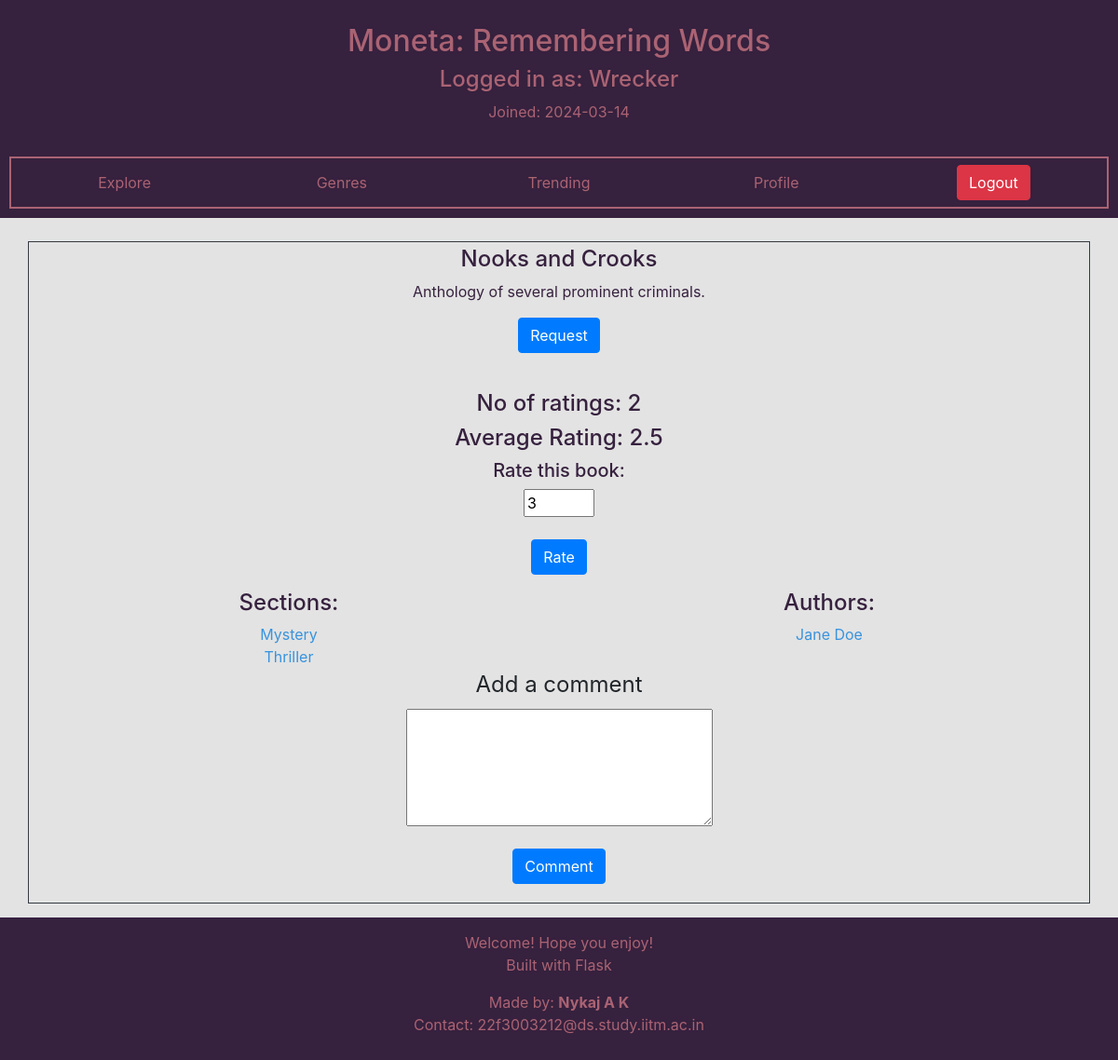
/book/50 (signed in), run on the app's committed database.
### moneta/models.py (models this page shows, shortened)
class User(db.Model,UserMixin):
    __tablename__ = "user"
    id = db.Column(db.Integer,primary_key = True)
    username = db.Column(db.String(20),nullable=False,unique=True)
    password = db.Column(db.String(60),nullable=True)
    email = db.Column(db.String(60),nullable=False,unique=True)
    doj = db.Column(db.DateTime, nullable=False, default = date.today())
    is_librarian = db.Column(db.Integer,nullable = False, default = 0)
    borrowed = db.relationship('Borrow',backref='user',lazy=True)
    returned = db.relationship('Return',backref='user',lazy=True)
    comments = db.relationship('Comment',backref = 'user', lazy=True)
    requested = db.relationship('Requested',backref = 'user', lazy=True)

class Book(db.Model):
    __tablename__ = "book"
    id = db.Column(db.Integer,primary_key = True)
    name = db.Column(db.String(80), unique = True, nullable = False)
    description = db.Column(db.Text)
    ratings = db.relationship('Rating',backref='book',lazy=True)
    comments = db.relationship('Comment',backref = 'book', lazy=True)
    borrowed = db.relationship('Borrow',backref = 'book',lazy=True)
    requested = db.relationship('Requested',backref = 'book',lazy=True)
    def get_rating(self):
        avg_score = 0
        all_ratings = self.ratings
        for rating in all_ratings:
            avg_score += rating.score
        if (len(all_ratings)):
            avg_score = avg_score / len(all_ratings)
            avg_score = round(avg_score,1)
        else:
            avg_score = 0
        return avg_score

class Section(db.Model):
    __tablename__ = "section"
    id = db.Column(db.Integer,primary_key = True)
    name = db.Column(db.String(40), unique = True, nullable = False)
    doc = db.Column(db.DateTime, default = date.today())
    description = db.Column(db.String(256))
    books = db.relationship('Book',secondary=category,backref = db.backref('sections',lazy='dynamic') )

class Author(db.Model):
    __tablename__ = 'author'
    id = db.Column(db.Integer,primary_key = True)
    name = db.Column(db.String(80), unique = True, nullable = False)
    bio = db.Column(db.Text)
    books = db.relationship('Book',secondary=written,backref = db.backref('authors',lazy='dynamic') )

### moneta/routes.py (the view, shortened to what this page needs)
@app.route("/book/<id>")
@normal_user_required
def selected_book(id):
    curr_book = Book.query.filter(Book.id == id).scalar()
    if not curr_book:
        return render_template('user_specific/non_existant.html')
    num_ratings = len(list(curr_book.ratings))
    avg_score = curr_book.get_rating()
    your_score = Rating.query.filter(Rating.book_id == curr_book.id).filter(Rating.user_id == current_user.id).scalar()
    if your_score:
        your_score = your_score.score
    state = 3
    if len(current_user.borrowed) + len(current_user.requested) + len(current_user.returned) >= 5:
        state = 2
    return_date = None
    for b in current_user.requested:
        if b.book.name == curr_book.name:
            state = 1
            break
    for b in current_user.returned:
        if b.book.name == curr_book.name:
            state = 2
            break
    return render_template('user_specific/book.html',book=curr_book,
                            avg_score = avg_score, your_score = your_score,
                            state = state, return_date=return_date, num_ratings = num_ratings)

### moneta/routes.py (called while the page is built, shortened)
@login_manager.user_loader
def load_user(user_id):
    user = User.query.filter_by(id=user_id).first()
    app.logger.info(f"User {user.username} was loaded!")
    return user

def normal_user_required(fun):
    @wraps(fun)
    def inner(*args,**kwargs):
        if not current_user.is_anonymous and not current_user.is_librarian:
            return fun(*args,**kwargs)
    return inner

### moneta/templates/user_specific/book.html (shortened to what this page needs)
{% extends "user_specific/dashboard.html" %}
{% block main_body %}
    <div class="container text-center mx-auto border border-dark p-1">
        <div class="row text-center mx-auto">
            <div class="col">
                <h4 class="help-text"> {{ book.name }} </h4>
                {% if book.description %}
                    <p class="help-text"> {{ book.description }} </p>
                {% else %}
                    <p class="help-text"> No description provided! </p>
                {% endif %}
                <div>
                    {% if state == 0 %}
                        <form action="{{url_for('read')}}" method="POST">
                            <input type="text" value="{{book.id}}" name="book_id" hidden>
                            <input type="submit" class="btn btn-primary" value="Read">
                        </form>
                        <form action="{{url_for('_return')}}" method="POST">
                            <input type="text" value="{{book.id}}" name="book_id" hidden>
                            <input type="submit" class="btn btn-danger" value="Return">
                        </form>
                        <h6 class="help-text">To be returned on or before: {{return_date}}</h6>
                    {% elif state == 1 %}
                        <form action="{{url_for('cancel_request_book')}}" method="POST">
                            <input type="text" value="{{book.id}}" name="book_id" hidden>
                            <input type="submit" class="btn btn-danger" value="Cancel Request">
                        </form>
                    {% elif state == 2 %}
                        <form action="">
                            <input type="text" value="{{book.id}}" name="book_id" hidden>
                            <input type="submit" class="btn btn-primary" value="Request" disabled>
                        </form>
                    {% else %}
                        <form action="{{url_for('request_book')}}" method="POST">
                            <input type="submit" class="btn btn-primary" value="Request">
                        </form>
                    {% endif %}
                </div>
                <br>
                <div>
                    <h4 class="help-text">No of ratings: {{num_ratings}}</h4>
                    {% if avg_score %}
                        <h4 class="help-text"> Average Rating: {{ avg_score }} </h4>
                    {% endif %}
                    <h5 class="help-text">Rate this book:</h5>
                    <form action="{{url_for('rate')}}" method="POST">
                        <input type="number" min="1" max="5" name="score" value="3">
                        <br>
                        <br>
                        <input type="submit" value="Rate" class="btn btn-primary">
                    </form>
                </div>
            </div>
        </div>
        <div class = "row">
            <div class="col">
                <h4 class="help-text">Sections: </h4>
                {% for section in book.sections %}
                    <a class="link-text" href="{{ url_for('selected_genre',name=section.name) }}">{{ section.name }} </a>
                    <br>
                {% endfor %}
            </div>
            <div class = "col">
                <div>
                    <h4 class="help-text">Authors: </h4>
                    {% for author in book.authors %}
                        <a class="link-text" href="{{ url_for('selected_author',id = author.id) }}">{{ author.name }}</a>
                        <br>
                    {% endfor %}
                </div>
            </div>
        </div>
        <div>
            <form action="{{url_for('comment')}}" method="POST">
                <legend>Add a comment</legend>
                <textarea name="content" id="" cols="30" rows="5"></textarea>
                <br>
                <br>
                <input type="submit" class="btn btn-primary" value="Comment">
            </form>
        </div>
    </div>
{% endblock %}

### moneta/templates/user_specific/dashboard.html
{% extends "base_templates/base.html" %}
{% block header_element %}
    <div class="container-flexible" id="header-container">
        <div class="row text-center header-container-element" id="header-container-info">
            <div class="col" id="header-container-info-content">
                <h2 class="header-info-content-text">Moneta: Remembering Words</h2>
                <h4 class="header-info-content-text">Logged in as: {{ current_user.username }} </h4>
                <p class="header-info-content-text">Joined: {{current_user.doj.__str__()[:10:]}}</p>
            </div>
        </div>
        <div class="row text-center header-container-element" id="header-container-links">
            <div class="col header-link-div"><a class="btn header-link" href="{{ url_for('search') }}">Explore</a></div>
            <div class="col header-link-div"><a class="btn header-link" href="{{ url_for('genre') }}">Genres</a></div>
            <div class="col header-link-div"><a class="btn header-link" href="{{ url_for('trending') }}">Trending</a></div>
            <div class="col header-link-div"><a class="btn header-link" href="{{ url_for('home') }}">Profile</a></div>
            <div class="col header-link-div"><a class="btn btn-danger" href="{{ url_for('logout') }}">Logout</a></div>
        </div>
    </div>
{% endblock %}

### moneta/static/custom/global_styles.css (style rules this page uses)
:root { --custom_primary: rgb(57,147,221); --custom_secondary: rgb(84,122,65); --custom_tertiary: rgb(170,99,115); --custom_accent_light: rgb(227,227,227); --custom_accent_dark: rgb(54,33,62); }
body { background-color: var(--custom_accent_light); overflow-x: hidden; min-height: 100vh; display: flex; flex-direction: column; }

### moneta/static/custom/header_styles.css (style rules this page uses)
#header-container { padding: 5px; margin-bottom: 10px; background-color: var(--custom_accent_dark); }
.header-container-element { padding: 5px; margin: 5px; margin-top: 15px; }
.header-link-div { margin: 2px; }
.header-link { color: var(--custom_tertiary); }
.header-info-content-text { color: var(--custom_tertiary); }
#header-container-links { border: 2px solid var(--custom_tertiary); }

### moneta/static/custom/content_text_styles.css (style rules this page uses)
.link-text { color: var(--custom_primary); }
.help-text { color: var(--custom_accent_dark); }

### data on the page
User: username "Wrecker", doj "2024-03-14"
Book: name "Nooks and Crooks", description "Anthology of several prominent criminals."
Section: name "Mystery"
Section: name "Thriller"
Author: name "Jane Doe"

### other printed values
{{ num_ratings }} "2"
{{ avg_score }} "2.5"
